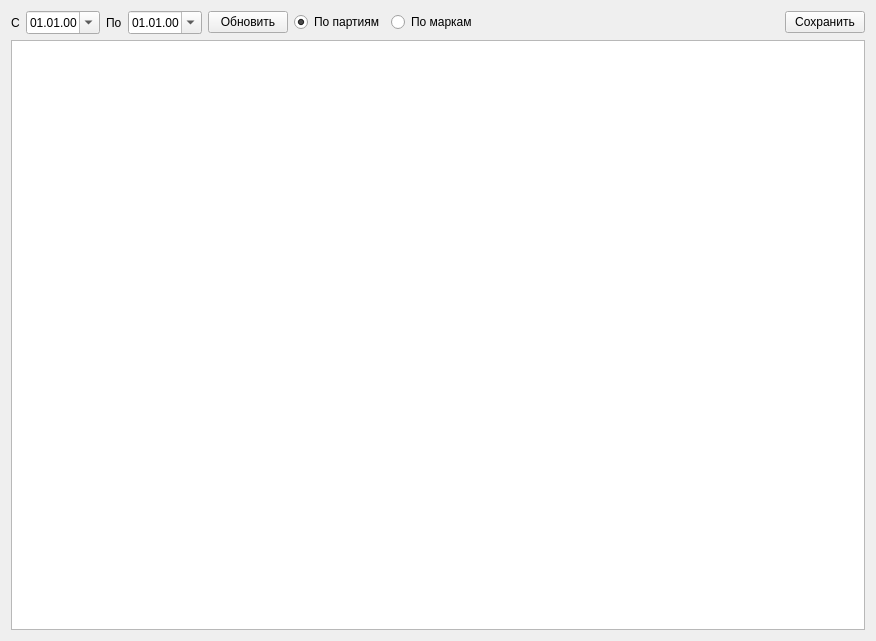
<?xml version="1.0" encoding="UTF-8"?>
<ui version="4.0">
 <class>FormReport</class>
 <widget class="QWidget" name="FormReport">
  <property name="geometry">
   <rect>
    <x>0</x>
    <y>0</y>
    <width>876</width>
    <height>641</height>
   </rect>
  </property>
  <property name="windowTitle">
   <string>Form</string>
  </property>
  <layout class="QVBoxLayout" name="verticalLayout">
   <item>
    <layout class="QHBoxLayout" name="horizontalLayout">
     <item>
      <widget class="QLabel" name="label">
       <property name="text">
        <string>С</string>
       </property>
      </widget>
     </item>
     <item>
      <widget class="QDateEdit" name="dateEditBeg">
       <property name="displayFormat">
        <string>dd.MM.yy</string>
       </property>
       <property name="calendarPopup">
        <bool>true</bool>
       </property>
      </widget>
     </item>
     <item>
      <widget class="QLabel" name="label_2">
       <property name="text">
        <string>По</string>
       </property>
      </widget>
     </item>
     <item>
      <widget class="QDateEdit" name="dateEditEnd">
       <property name="displayFormat">
        <string>dd.MM.yy</string>
       </property>
       <property name="calendarPopup">
        <bool>true</bool>
       </property>
      </widget>
     </item>
     <item>
      <widget class="QPushButton" name="pushButtonUpd">
       <property name="text">
        <string>Обновить</string>
       </property>
      </widget>
     </item>
     <item>
      <widget class="QRadioButton" name="radioButtonPart">
       <property name="text">
        <string>По партиям</string>
       </property>
       <property name="checked">
        <bool>true</bool>
       </property>
      </widget>
     </item>
     <item>
      <widget class="QRadioButton" name="radioButtonMark">
       <property name="text">
        <string>По маркам</string>
       </property>
      </widget>
     </item>
     <item>
      <spacer name="horizontalSpacer">
       <property name="orientation">
        <enum>Qt::Horizontal</enum>
       </property>
       <property name="sizeHint" stdset="0">
        <size>
         <width>40</width>
         <height>20</height>
        </size>
       </property>
      </spacer>
     </item>
     <item>
      <widget class="QPushButton" name="pushButtonSave">
       <property name="text">
        <string>Сохранить</string>
       </property>
      </widget>
     </item>
    </layout>
   </item>
   <item>
    <widget class="TableView" name="tableView"/>
   </item>
  </layout>
 </widget>
 <customwidgets>
  <customwidget>
   <class>TableView</class>
   <extends>QTableView</extends>
   <header>olap/tableview.h</header>
  </customwidget>
 </customwidgets>
 <resources/>
 <connections/>
</ui>
